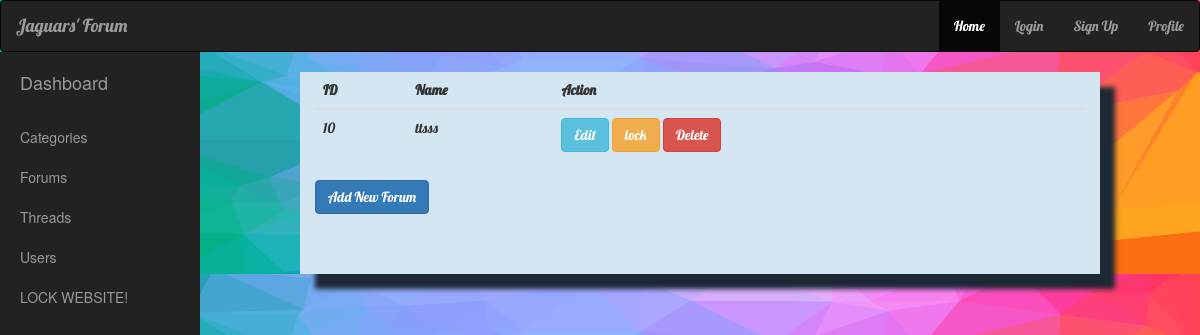
The app's page /admin/forums.php, older data.
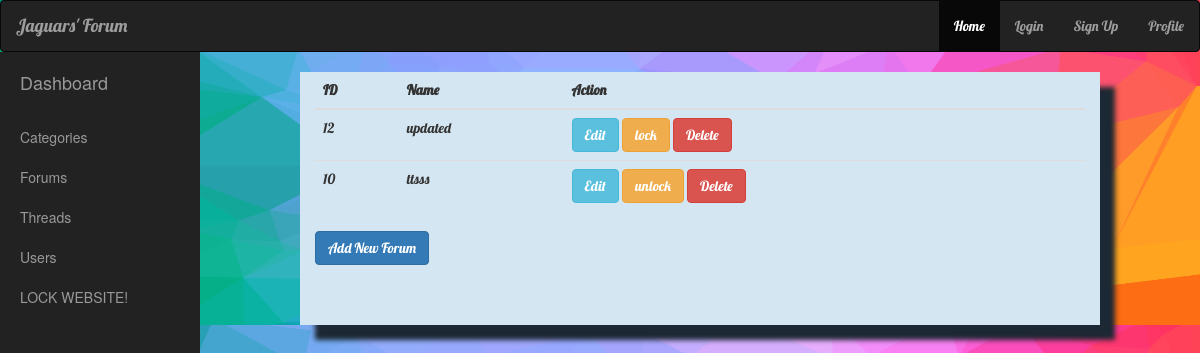
The same page, newer data.
### tables this page shows
CREATE TABLE `forum` (
  `id` int(11) NOT NULL,
  `name` varchar(20) NOT NULL,
  `locked` int(11) NOT NULL DEFAULT '0',
  `category_id` int(11) NOT NULL,
  `created_at` timestamp NOT NULL DEFAULT CURRENT_TIMESTAMP,
  `last_update` timestamp NULL DEFAULT NULL ON UPDATE CURRENT_TIMESTAMP
);

### model/DBManager.php (called while the page is built, shortened)
<?php
class DBManager{
	public 	$db ;
	function __construct(){
		$this->dsn = 'mysql:host='.HOST.';dbname='.DB_NAME;
		$this->db = new PDO($this->dsn,DB_USERNAME,DB_PASSWORD);
		$this->db->setAttribute(PDO::ATTR_ERRMODE, PDO::ERRMODE_EXCEPTION);
	}
	function getAll($table){
		$statement = $this->db->prepare("SELECT * FROM ".$table." ORDER BY created_at desc") ;
		$result = $statement->execute();
		if($result){
			$output = array() ;
			while($element = $statement->fetch(PDO::FETCH_ASSOC)){
				$output[] = $element;
			}
			return $output;
		}else{
			return false ;
		}
	}
}
$db = new DBManager() ;
?>

### admin/forums.php (the view, shortened to what this page needs)
<?php
require_once '../init.php';
$forums = $db->getAll("forum");
?>
<!DOCTYPE html>
<html>
<head>
	<link rel="stylesheet" type="text/css" href="../assets/css/bootstrap.min.css">
	<link rel="stylesheet" type="text/css" href="../assets/css/style.css">
	<link rel="stylesheet" type="text/css" href="admin.css">
</head>
<body class="back">
<?php include('../header.php') ; ?>
<?php include('sidebar.php') ; ?>
<div class="col-xs-8 cont" >
	<table class="table">
		<thead>
			<tr>
				<th>ID</th>
				<th>Name</th>
				<th>Action</th>
			</tr>
		</thead>
		<tbody>
			<?php
				foreach ($forums as $forum ) {
					$status = $forum['locked'] == 0 ? 'lock' : 'unlock' ;
					echo "<tr>";
					echo "<td>".$forum['id']."</td>";
					echo "<td>".$forum['name']."</td>";
					echo "<td>";
					echo "<a href='edit_forum.php?edit_id=".$forum['id']."' class='btn btn-info'>Edit</a>" ;
					echo "<form method='post' action='forums.php'>
							<input type='hidden' name='lock_id' value=".$forum['id']." >
							<input type='submit' value='".$status."' name='lock' class='btn btn-warning' >
							</form>";
					echo "<form method='post' action='forums.php'>
							<input type='hidden' name='delete_id' value=".$forum['id']." >
							<input type='submit' name='delete' value='Delete' class='btn btn-danger' >
							</form>";
					echo "</td>";
					echo "</tr>";
				}
			?>
		</tbody>
	</table>
	<details  <?php if(!empty($_SESSION['errors'])) { echo "open"; unset($_SESSION['errors']); } ?> >
		<summary class="btn btn-primary">Add New Forum</summary><br>
	</details>
</div>
</body>
</html>

Row changes from the older to the newer data that the page shows:
added forum: id "12", name "updated", lock "lock"
changed forum "ttsss": lock "lock" → "unlock"
